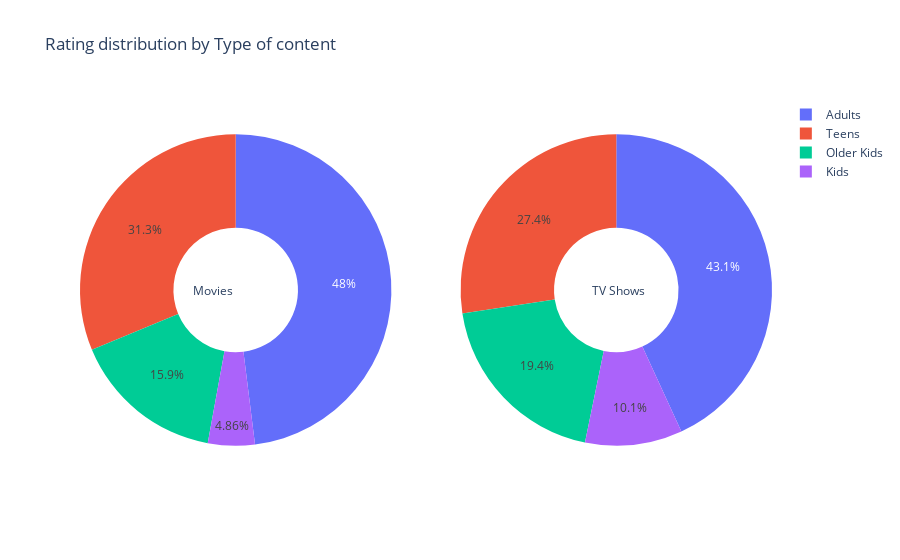

Notebook code cell kept with this figure:
### Code cell
import plotly.graph_objects as go
import plotly.figure_factory as ff
from plotly.subplots import make_subplots

movie_rating_df = generate_rating_df(movie_df)
show_rating_df = generate_rating_df(show_df)

fig = make_subplots(rows=1, cols=2, specs=[[{"type": "pie"}, {"type": "pie"}]])

fig.add_trace(
    go.Pie(labels=movie_rating_df['target_ages'], values=movie_rating_df['counts']),
    row=1, col=1
)

fig.add_trace(
    go.Pie(labels=show_rating_df['target_ages'], values=show_rating_df['counts']),
    row=1, col=2
)

fig.update_traces(textposition='inside', hole=.4, hoverinfo="label+percent+name")
fig.update_layout(
    title_text="Rating distribution by Type of content",
    # Add annotations in the center of the donut pies.
    annotations=[dict(text='Movies', x=0.16, y=0.5, font_size=12, showarrow=False),
                 dict(text='TV Shows', x=0.82, y=0.5, font_size=12, showarrow=False)])
fig.show()

### Figure 1 — Plotly figure (JSON) as saved in the notebook; plotly's stock layout.template omitted (floating-point values rounded to 4 significant figures)
{"data": [{"domain": {"x": [0, 0.45], "y": [0, 1]}, "hole": 0.4, "hoverinfo": "label+percent+name", "labels": ["Kids", "Kids", "Kids", "Older Kids", "Older Kids", "Older Kids", "Older Kids", "Teens", "Teens", "Adults", "Adults", "Adults", "Adults"], "textposition": "inside", "type": "pie", "values": [41, 126, 131, 287, 541, 139, 5, 490, 1427, 3, 79, 797, 2065]}, {"domain": {"x": [0.55, 1], "y": [0, 1]}, "hole": 0.4, "hoverinfo": "label+percent+name", "labels": ["Kids", "Kids", "Older Kids", "Older Kids", "Older Kids", "Teens", "Adults", "Adults", "Adults"], "textposition": "inside", "type": "pie", "values": [94, 175, 321, 194, 1, 731, 4, 2, 1144]}], "layout": {"annotations": [{"font": {"size": 12}, "showarrow": false, "text": "Movies", "x": 0.16, "y": 0.5}, {"font": {"size": 12}, "showarrow": false, "text": "TV Shows", "x": 0.82, "y": 0.5}], "title": {"text": "Rating distribution by Type of content"}}}
